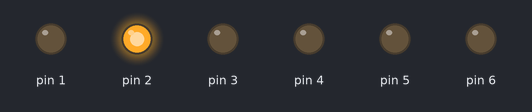
This sketch was run on a simulated Arduino Uno, built with avr-gcc and run on an emulated ATmega328P. Parts: output pins drawn as LEDs (lit = HIGH).

Above: at 0.3 s.
At 1.1 s:
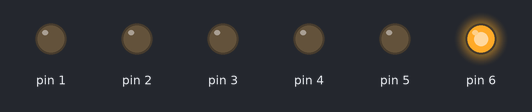
At 1.3 s:
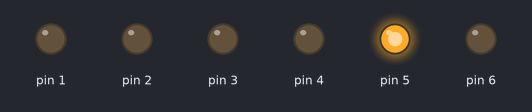
At 2.2 s:
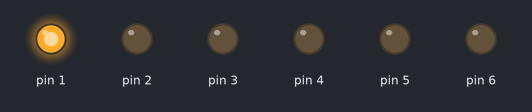
At 3.7 s:
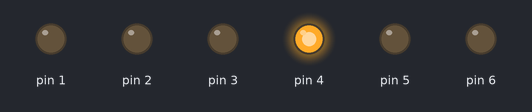
At 4.9 s:
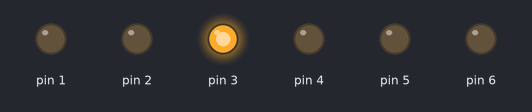
Timing chart, 0 to 5.2 s (numbered marks = the images above):
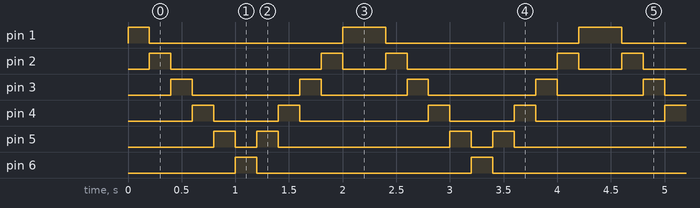

Measured:
- by itself, pin 1: repeats every 2.2 s: LOW 1.8 s, HIGH 0.40 s
- by itself, pin 2: repeats every 2.2 s: LOW 1.4 s, HIGH 0.20 s, LOW 0.40 s, HIGH 0.20 s
- by itself, pin 3: repeats every 2.2 s: LOW 1.0 s, HIGH 0.20 s, LOW 0.80 s, HIGH 0.20 s
- by itself, pin 4: repeats every 2.2 s: LOW 0.60 s, HIGH 0.20 s, LOW 1.2 s, HIGH 0.20 s
- by itself, pin 5: repeats every 2.2 s: LOW 0.20 s, HIGH 0.20 s, LOW 1.6 s, HIGH 0.20 s
- by itself, pin 6: alternates HIGH for 0.20 s and LOW for 2.0 s

The sketch:

Pattern_02.ino
```cpp
void setup() {

  pinMode(1, OUTPUT);
  pinMode(2, OUTPUT);
  pinMode(3, OUTPUT);
  pinMode(4, OUTPUT);
  pinMode(5, OUTPUT);
  pinMode(6, OUTPUT);

}

void loop() {

  int time = 200;

  for(int i=1; i<7; i++){
    digitalWrite(i, HIGH);
    delay(time);
    digitalWrite(i, LOW);
  }

  for(int i=5; i>0; i--){
    digitalWrite(i, HIGH);
    delay(time);
    digitalWrite(i, LOW);
  }
}
```
